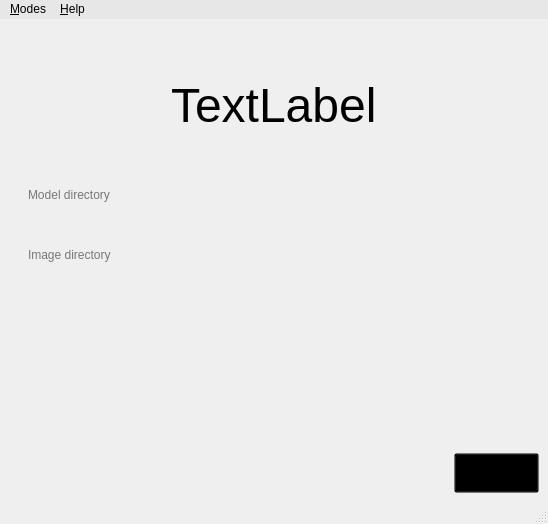
<?xml version="1.0" encoding="UTF-8"?>
<ui version="4.0">
 <class>MainWindow</class>
 <widget class="QMainWindow" name="MainWindow">
  <property name="windowModality">
   <enum>Qt::NonModal</enum>
  </property>
  <property name="enabled">
   <bool>true</bool>
  </property>
  <property name="geometry">
   <rect>
    <x>0</x>
    <y>0</y>
    <width>548</width>
    <height>524</height>
   </rect>
  </property>
  <property name="windowTitle">
   <string>Face Recognition</string>
  </property>
  <property name="windowIcon">
   <iconset resource="guiResource.qrc">
    <normaloff>:/Icon/icon.ico</normaloff>:/Icon/icon.ico</iconset>
  </property>
  <property name="windowOpacity">
   <double>1.000000000000000</double>
  </property>
  <property name="toolTipDuration">
   <number>0</number>
  </property>
  <property name="styleSheet">
   <string notr="true">QStatusBar#statusBar
{
	/*border-image: url(:/Background/background.jpg);*/
}</string>
  </property>
  <property name="iconSize">
   <size>
    <width>20</width>
    <height>20</height>
   </size>
  </property>
  <property name="animated">
   <bool>true</bool>
  </property>
  <property name="tabShape">
   <enum>QTabWidget::Rounded</enum>
  </property>
  <widget class="QWidget" name="centralWidget">
   <property name="enabled">
    <bool>true</bool>
   </property>
   <property name="styleSheet">
    <string notr="true">QWidget#centralWidget
{
	border-image: url(:/Background/background.jpg);
}</string>
   </property>
   <layout class="QGridLayout" name="gridLayout_4">
    <item row="0" column="0">
     <layout class="QGridLayout" name="mainLayout" rowstretch="0">
      <property name="topMargin">
       <number>20</number>
      </property>
      <property name="spacing">
       <number>0</number>
      </property>
      <item row="0" column="0">
       <widget class="QStackedWidget" name="stackedWidget">
        <property name="minimumSize">
         <size>
          <width>0</width>
          <height>0</height>
         </size>
        </property>
        <property name="autoFillBackground">
         <bool>false</bool>
        </property>
        <property name="styleSheet">
         <string notr="true"/>
        </property>
        <property name="frameShape">
         <enum>QFrame::NoFrame</enum>
        </property>
        <property name="frameShadow">
         <enum>QFrame::Plain</enum>
        </property>
        <property name="currentIndex">
         <number>2</number>
        </property>
        <widget class="QWidget" name="Welcome">
         <layout class="QGridLayout" name="gridLayout">
          <item row="0" column="0">
           <layout class="QGridLayout" name="welcomLayout">
            <property name="spacing">
             <number>0</number>
            </property>
            <item row="0" column="0" alignment="Qt::AlignHCenter">
             <widget class="QLabel" name="faceRecTitle">
              <property name="sizePolicy">
               <sizepolicy hsizetype="Fixed" vsizetype="Fixed">
                <horstretch>0</horstretch>
                <verstretch>0</verstretch>
               </sizepolicy>
              </property>
              <property name="font">
               <font>
                <family>Bauhaus 93</family>
                <pointsize>36</pointsize>
               </font>
              </property>
              <property name="styleSheet">
               <string notr="true"/>
              </property>
              <property name="text">
               <string>Face Recognition</string>
              </property>
             </widget>
            </item>
            <item row="1" column="0">
             <widget class="QLabel" name="faceRecImage">
              <property name="text">
               <string>&lt;html&gt;&lt;head/&gt;&lt;body&gt;&lt;p align=&quot;center&quot;&gt;&lt;img  src=&quot;:/WelcomeImage/welcom.png&quot;/&gt;&lt;/p&gt;&lt;/body&gt;&lt;/html&gt;</string>
              </property>
             </widget>
            </item>
           </layout>
          </item>
         </layout>
        </widget>
        <widget class="QWidget" name="Training">
         <layout class="QGridLayout" name="gridLayout_2">
          <item row="0" column="0">
           <layout class="QGridLayout" name="trainingLayout">
            <property name="horizontalSpacing">
             <number>0</number>
            </property>
            <property name="verticalSpacing">
             <number>20</number>
            </property>
            <item row="1" column="0">
             <widget class="QGroupBox" name="browseBoxTraining">
              <property name="sizePolicy">
               <sizepolicy hsizetype="Preferred" vsizetype="Fixed">
                <horstretch>0</horstretch>
                <verstretch>0</verstretch>
               </sizepolicy>
              </property>
              <property name="minimumSize">
               <size>
                <width>0</width>
                <height>60</height>
               </size>
              </property>
              <property name="styleSheet">
               <string notr="true">border-style: none</string>
              </property>
              <property name="title">
               <string/>
              </property>
              <property name="flat">
               <bool>false</bool>
              </property>
              <property name="checkable">
               <bool>false</bool>
              </property>
              <widget class="QPushButton" name="browseBtnTraining">
               <property name="geometry">
                <rect>
                 <x>319</x>
                 <y>6</y>
                 <width>91</width>
                 <height>51</height>
                </rect>
               </property>
               <property name="sizePolicy">
                <sizepolicy hsizetype="Fixed" vsizetype="Fixed">
                 <horstretch>0</horstretch>
                 <verstretch>0</verstretch>
                </sizepolicy>
               </property>
               <property name="styleSheet">
                <string notr="true">QPushButton#browseBtnTraining:hover
{
	image: url(:/BrowseBtn/browseHover.png);

}

QPushButton#browseBtnTraining:pressed
{
	image: url(:/BrowseBtn/browsePush.png);

}

QPushButton#browseBtnTraining
{
	image: url(:/BrowseBtn/browseDef.png);
	background:transparent;

}</string>
               </property>
               <property name="text">
                <string/>
               </property>
               <property name="iconSize">
                <size>
                 <width>10</width>
                 <height>10</height>
                </size>
               </property>
               <property name="autoRepeatDelay">
                <number>4</number>
               </property>
               <property name="autoRepeatInterval">
                <number>4</number>
               </property>
              </widget>
              <widget class="QLabel" name="customizeTextboxTraining">
               <property name="geometry">
                <rect>
                 <x>4</x>
                 <y>10</y>
                 <width>311</width>
                 <height>41</height>
                </rect>
               </property>
               <property name="text">
                <string>&lt;html&gt;&lt;head/&gt;&lt;body&gt;&lt;p&gt;&lt;img src=&quot;:/Dir/textInsert.png&quot;/&gt;&lt;/p&gt;&lt;/body&gt;&lt;/html&gt;</string>
               </property>
              </widget>
              <widget class="QLineEdit" name="trainingDir">
               <property name="geometry">
                <rect>
                 <x>17</x>
                 <y>16</y>
                 <width>281</width>
                 <height>31</height>
                </rect>
               </property>
               <property name="font">
                <font>
                 <pointsize>9</pointsize>
                </font>
               </property>
               <property name="autoFillBackground">
                <bool>false</bool>
               </property>
               <property name="styleSheet">
                <string notr="true">QLineEdit 
{
	background:transparent
}

</string>
               </property>
               <property name="text">
                <string/>
               </property>
               <property name="frame">
                <bool>false</bool>
               </property>
               <property name="placeholderText">
                <string>Training directory</string>
               </property>
              </widget>
              <zorder>customizeTextboxTraining</zorder>
              <zorder>trainingDir</zorder>
              <zorder>browseBtnTraining</zorder>
             </widget>
            </item>
            <item row="0" column="0" alignment="Qt::AlignHCenter">
             <widget class="QLabel" name="trainingTitle">
              <property name="sizePolicy">
               <sizepolicy hsizetype="Fixed" vsizetype="Fixed">
                <horstretch>0</horstretch>
                <verstretch>0</verstretch>
               </sizepolicy>
              </property>
              <property name="font">
               <font>
                <family>Bauhaus 93</family>
                <pointsize>36</pointsize>
               </font>
              </property>
              <property name="text">
               <string>Training</string>
              </property>
             </widget>
            </item>
            <item row="2" column="0">
             <spacer name="horizontalSpacer">
              <property name="orientation">
               <enum>Qt::Horizontal</enum>
              </property>
              <property name="sizeHint" stdset="0">
               <size>
                <width>40</width>
                <height>20</height>
               </size>
              </property>
             </spacer>
            </item>
            <item row="3" column="0" alignment="Qt::AlignRight|Qt::AlignBottom">
             <widget class="QPushButton" name="trainBtn">
              <property name="sizePolicy">
               <sizepolicy hsizetype="Preferred" vsizetype="Preferred">
                <horstretch>0</horstretch>
                <verstretch>0</verstretch>
               </sizepolicy>
              </property>
              <property name="minimumSize">
               <size>
                <width>150</width>
                <height>40</height>
               </size>
              </property>
              <property name="styleSheet">
               <string notr="true">
QPushButton#trainBtn:hover
{
	image: url(:/StartTrainingBtn/startTrainingHover.png);
}

QPushButton#trainBtn:pressed
{
	image: url(:/StartTrainingBtn/startTrainingPush.png);
}

QPushButton#trainBtn
{
	image: url(:/StartTrainingBtn/startTrainingDef.png);
	background:transparent;

}







</string>
              </property>
              <property name="text">
               <string/>
              </property>
              <property name="iconSize">
               <size>
                <width>10</width>
                <height>10</height>
               </size>
              </property>
              <property name="autoRepeatDelay">
               <number>4</number>
              </property>
              <property name="autoRepeatInterval">
               <number>4</number>
              </property>
             </widget>
            </item>
           </layout>
          </item>
         </layout>
        </widget>
        <widget class="QWidget" name="Testing">
         <layout class="QGridLayout" name="gridLayout_3">
          <property name="leftMargin">
           <number>0</number>
          </property>
          <property name="topMargin">
           <number>0</number>
          </property>
          <property name="rightMargin">
           <number>0</number>
          </property>
          <property name="bottomMargin">
           <number>0</number>
          </property>
          <property name="spacing">
           <number>0</number>
          </property>
          <item row="1" column="0">
           <layout class="QVBoxLayout" name="verticalLayout">
            <property name="spacing">
             <number>0</number>
            </property>
            <item>
             <widget class="QGroupBox" name="browseBoxTesting_3">
              <property name="sizePolicy">
               <sizepolicy hsizetype="Preferred" vsizetype="Fixed">
                <horstretch>0</horstretch>
                <verstretch>0</verstretch>
               </sizepolicy>
              </property>
              <property name="minimumSize">
               <size>
                <width>0</width>
                <height>60</height>
               </size>
              </property>
              <property name="styleSheet">
               <string notr="true">border-style: none</string>
              </property>
              <property name="title">
               <string/>
              </property>
              <property name="flat">
               <bool>false</bool>
              </property>
              <property name="checkable">
               <bool>false</bool>
              </property>
              <widget class="QPushButton" name="browseBtnModel_2">
               <property name="geometry">
                <rect>
                 <x>319</x>
                 <y>6</y>
                 <width>91</width>
                 <height>51</height>
                </rect>
               </property>
               <property name="sizePolicy">
                <sizepolicy hsizetype="Fixed" vsizetype="Fixed">
                 <horstretch>0</horstretch>
                 <verstretch>0</verstretch>
                </sizepolicy>
               </property>
               <property name="styleSheet">
                <string notr="true">QPushButton#browseBtnModel:hover
{
	image: url(:/BrowseBtn/browseHover.png);

}

QPushButton#browseBtnModel:pressed
{
	image: url(:/BrowseBtn/browsePush.png);

}

QPushButton#browseBtnModel
{
	image: url(:/BrowseBtn/browseDef.png);
	background:transparent;

}</string>
               </property>
               <property name="text">
                <string/>
               </property>
               <property name="iconSize">
                <size>
                 <width>10</width>
                 <height>10</height>
                </size>
               </property>
               <property name="autoRepeatDelay">
                <number>4</number>
               </property>
               <property name="autoRepeatInterval">
                <number>4</number>
               </property>
              </widget>
              <widget class="QLabel" name="customizeTextboxModelTesting">
               <property name="geometry">
                <rect>
                 <x>4</x>
                 <y>10</y>
                 <width>311</width>
                 <height>41</height>
                </rect>
               </property>
               <property name="text">
                <string>&lt;html&gt;&lt;head/&gt;&lt;body&gt;&lt;p&gt;&lt;img src=&quot;:/Dir/textInsert.png&quot;/&gt;&lt;/p&gt;&lt;/body&gt;&lt;/html&gt;</string>
               </property>
              </widget>
              <widget class="QLineEdit" name="modelDir">
               <property name="geometry">
                <rect>
                 <x>17</x>
                 <y>16</y>
                 <width>281</width>
                 <height>31</height>
                </rect>
               </property>
               <property name="font">
                <font>
                 <pointsize>9</pointsize>
                </font>
               </property>
               <property name="autoFillBackground">
                <bool>false</bool>
               </property>
               <property name="styleSheet">
                <string notr="true">QLineEdit 
{
	background:transparent
}

</string>
               </property>
               <property name="text">
                <string/>
               </property>
               <property name="frame">
                <bool>false</bool>
               </property>
               <property name="placeholderText">
                <string>Model directory</string>
               </property>
              </widget>
             </widget>
            </item>
            <item>
             <widget class="QGroupBox" name="browseBoxTesting_4">
              <property name="sizePolicy">
               <sizepolicy hsizetype="Preferred" vsizetype="Fixed">
                <horstretch>0</horstretch>
                <verstretch>0</verstretch>
               </sizepolicy>
              </property>
              <property name="minimumSize">
               <size>
                <width>440</width>
                <height>60</height>
               </size>
              </property>
              <property name="styleSheet">
               <string notr="true">border-style: none;
</string>
              </property>
              <property name="title">
               <string/>
              </property>
              <property name="flat">
               <bool>false</bool>
              </property>
              <property name="checkable">
               <bool>false</bool>
              </property>
              <widget class="QPushButton" name="browseBtnImgTesting_2">
               <property name="geometry">
                <rect>
                 <x>319</x>
                 <y>6</y>
                 <width>91</width>
                 <height>51</height>
                </rect>
               </property>
               <property name="sizePolicy">
                <sizepolicy hsizetype="Fixed" vsizetype="Fixed">
                 <horstretch>0</horstretch>
                 <verstretch>0</verstretch>
                </sizepolicy>
               </property>
               <property name="styleSheet">
                <string notr="true">QPushButton#browseBtnImgTesting:hover
{
	image: url(:/BrowseBtn/browseHover.png);

}

QPushButton#browseBtnImgTesting:pressed
{
	image: url(:/BrowseBtn/browsePush.png);

}

QPushButton#browseBtnImgTesting
{
	image: url(:/BrowseBtn/browseDef.png);
	background:transparent;

}</string>
               </property>
               <property name="text">
                <string/>
               </property>
               <property name="iconSize">
                <size>
                 <width>10</width>
                 <height>10</height>
                </size>
               </property>
               <property name="autoRepeatDelay">
                <number>4</number>
               </property>
               <property name="autoRepeatInterval">
                <number>4</number>
               </property>
              </widget>
              <widget class="QLabel" name="customizeTextboxImgTesting_2">
               <property name="geometry">
                <rect>
                 <x>4</x>
                 <y>10</y>
                 <width>311</width>
                 <height>41</height>
                </rect>
               </property>
               <property name="text">
                <string>&lt;html&gt;&lt;head/&gt;&lt;body&gt;&lt;p&gt;&lt;img src=&quot;:/Dir/textInsert.png&quot;/&gt;&lt;/p&gt;&lt;/body&gt;&lt;/html&gt;</string>
               </property>
              </widget>
              <widget class="QLineEdit" name="imgDir_2">
               <property name="geometry">
                <rect>
                 <x>17</x>
                 <y>16</y>
                 <width>281</width>
                 <height>31</height>
                </rect>
               </property>
               <property name="font">
                <font>
                 <pointsize>9</pointsize>
                </font>
               </property>
               <property name="autoFillBackground">
                <bool>false</bool>
               </property>
               <property name="styleSheet">
                <string notr="true">QLineEdit 
{
	background:transparent
}

</string>
               </property>
               <property name="text">
                <string/>
               </property>
               <property name="frame">
                <bool>false</bool>
               </property>
               <property name="placeholderText">
                <string>Image directory</string>
               </property>
              </widget>
             </widget>
            </item>
           </layout>
          </item>
          <item row="3" column="0">
           <layout class="QHBoxLayout" name="horizontalLayout">
            <property name="spacing">
             <number>0</number>
            </property>
            <property name="leftMargin">
             <number>20</number>
            </property>
            <item>
             <widget class="QLabel" name="chosenImg">
              <property name="sizePolicy">
               <sizepolicy hsizetype="Fixed" vsizetype="Fixed">
                <horstretch>0</horstretch>
                <verstretch>0</verstretch>
               </sizepolicy>
              </property>
              <property name="minimumSize">
               <size>
                <width>210</width>
                <height>210</height>
               </size>
              </property>
              <property name="styleSheet">
               <string notr="true">QLabel#chosenImg
{
border-image: url(:/DefaultImage/defualtImage.png);

}</string>
              </property>
              <property name="text">
               <string/>
              </property>
              <property name="alignment">
               <set>Qt::AlignLeading|Qt::AlignLeft|Qt::AlignTop</set>
              </property>
             </widget>
            </item>
            <item alignment="Qt::AlignRight|Qt::AlignBottom">
             <widget class="QPushButton" name="testBtn">
              <property name="sizePolicy">
               <sizepolicy hsizetype="Preferred" vsizetype="Fixed">
                <horstretch>0</horstretch>
                <verstretch>0</verstretch>
               </sizepolicy>
              </property>
              <property name="minimumSize">
               <size>
                <width>85</width>
                <height>40</height>
               </size>
              </property>
              <property name="styleSheet">
               <string notr="true">
QPushButton#testBtn:hover
{
	
	image: url(:/TestBtn/testHover.png);
}

QPushButton#testBtn:pressed
{
	
	image: url(:/TestBtn/testPush.png);
}

QPushButton#testBtn
{
	
	image: url(:/TestBtn/testDef.png);
	background:transparent;

}







</string>
              </property>
              <property name="text">
               <string/>
              </property>
              <property name="iconSize">
               <size>
                <width>10</width>
                <height>10</height>
               </size>
              </property>
              <property name="autoRepeatDelay">
               <number>4</number>
              </property>
              <property name="autoRepeatInterval">
               <number>4</number>
              </property>
             </widget>
            </item>
           </layout>
          </item>
          <item row="0" column="0" alignment="Qt::AlignHCenter">
           <widget class="QLabel" name="label">
            <property name="font">
             <font>
              <pointsize>36</pointsize>
             </font>
            </property>
            <property name="text">
             <string>TextLabel</string>
            </property>
           </widget>
          </item>
         </layout>
        </widget>
       </widget>
      </item>
     </layout>
    </item>
   </layout>
  </widget>
  <widget class="QMenuBar" name="menubar">
   <property name="geometry">
    <rect>
     <x>0</x>
     <y>0</y>
     <width>548</width>
     <height>26</height>
    </rect>
   </property>
   <property name="styleSheet">
    <string notr="true">background-color: rgb(231, 231, 231);
selection-color: rgb(0, 0, 0);
selection-background-color: rgb(154, 201, 254);
</string>
   </property>
   <widget class="QMenu" name="menu_file">
    <property name="title">
     <string>&amp;Modes</string>
    </property>
    <addaction name="actionTrain_Guide"/>
    <addaction name="actionTest_Guide"/>
    <addaction name="actionTrain_Learner"/>
    <addaction name="actionTesting_Learner"/>
    <addaction name="separator"/>
    <addaction name="actionExit"/>
   </widget>
   <widget class="QMenu" name="menu_Help">
    <property name="title">
     <string>&amp;Help</string>
    </property>
    <addaction name="actionHow_to_use"/>
    <addaction name="actionAbout"/>
   </widget>
   <addaction name="menu_file"/>
   <addaction name="menu_Help"/>
  </widget>
  <widget class="QStatusBar" name="statusBar">
   <property name="sizeGripEnabled">
    <bool>true</bool>
   </property>
  </widget>
  <action name="actionTrain_Learner">
   <property name="text">
    <string>Train Learner</string>
   </property>
  </action>
  <action name="actionTesting_Learner">
   <property name="text">
    <string>Test Learner</string>
   </property>
  </action>
  <action name="actionExit">
   <property name="text">
    <string>Exit</string>
   </property>
  </action>
  <action name="actionHow_to_use">
   <property name="text">
    <string>How to use</string>
   </property>
  </action>
  <action name="actionAbout">
   <property name="text">
    <string>About</string>
   </property>
  </action>
  <action name="actionTrain_Guide">
   <property name="text">
    <string>Train Guide</string>
   </property>
  </action>
  <action name="actionTest_Guide">
   <property name="text">
    <string>Test Guide</string>
   </property>
  </action>
 </widget>
 <resources>
  <include location="guiResource.qrc"/>
 </resources>
 <connections>
  <connection>
   <sender>actionExit</sender>
   <signal>triggered()</signal>
   <receiver>MainWindow</receiver>
   <slot>close()</slot>
   <hints>
    <hint type="sourcelabel">
     <x>-1</x>
     <y>-1</y>
    </hint>
    <hint type="destinationlabel">
     <x>262</x>
     <y>258</y>
    </hint>
   </hints>
  </connection>
 </connections>
</ui>
